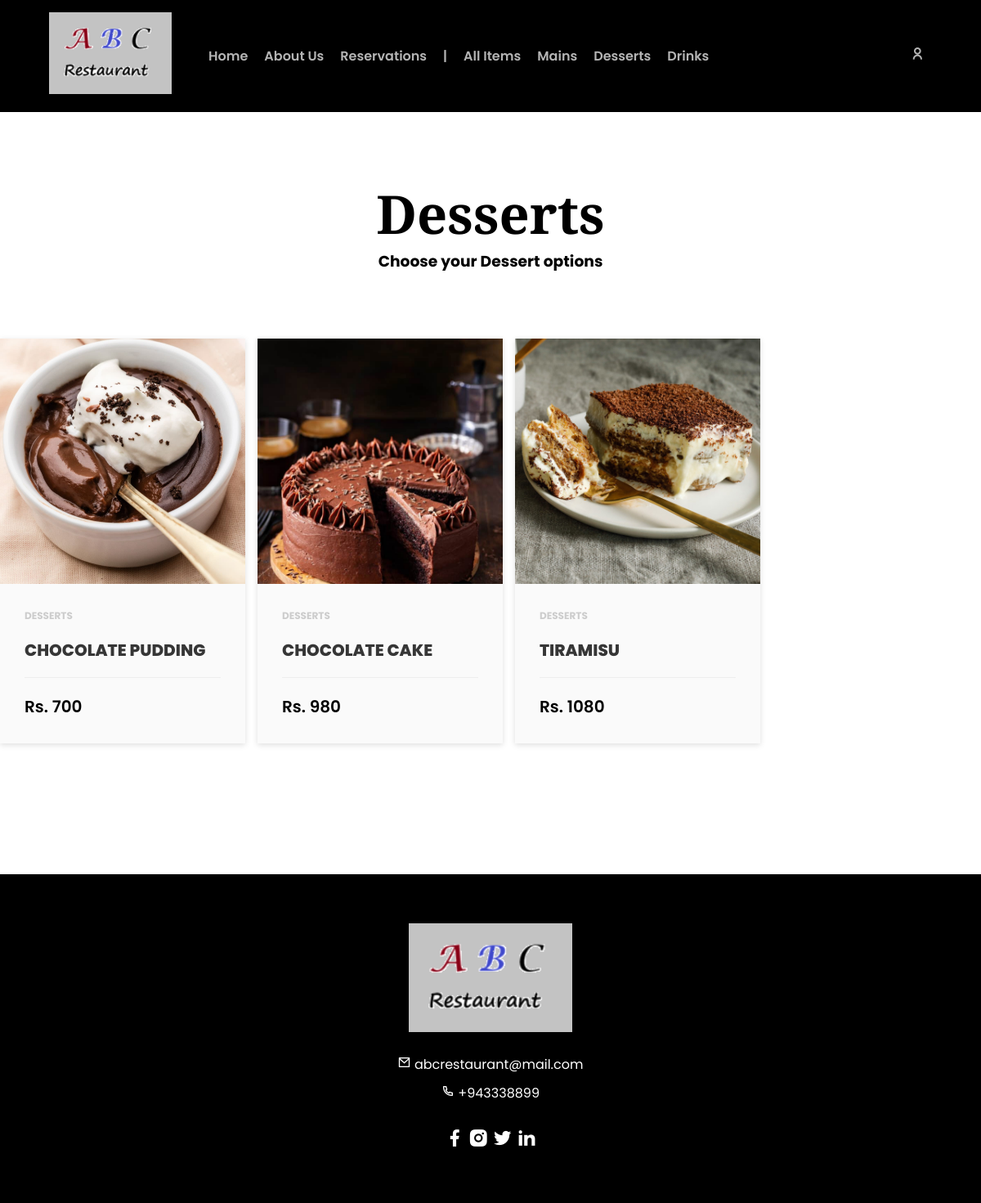
The page /Desserts.php on the database its author committed.
### tables this page shows
CREATE TABLE IF NOT EXISTS `product` (
  `product_id` int NOT NULL AUTO_INCREMENT,
  `product_name` varchar(255) DEFAULT NULL,
  `product_price` varchar(50) DEFAULT NULL,
  `product_image` varchar(255) DEFAULT NULL,
  `product_code` varchar(10) DEFAULT NULL,
  `qty` int DEFAULT NULL,
  `brand` varchar(50) DEFAULT NULL,
  `category` varchar(50) DEFAULT NULL,
  `created_at` datetime DEFAULT NULL,
  `updated_at` datetime DEFAULT NULL,
  PRIMARY KEY (`product_id`)
);

### Desserts.php (the view, shortened to what this page needs)
<!DOCTYPE html>
<html lang="en">
<head>
    <?php
    include 'includes/connection.php';
    include 'includes/header.php';
    ?>
</head>
<body>
    <header>
        <?php
        include 'includes/menu.php';
        ?>
    </header>
    <section class="shop">
            <h1>Desserts</h1>
            <h3>Choose your Dessert options</h3>
            <div class="grid" style="display: inline-grid !important;">
                <?php
                $sql = "SELECT *
                FROM product
                WHERE category = 'Desserts'
                ORDER BY created_at DESC";
                $result = mysqli_query($conn, $sql);
                if ($result->num_rows > 0) {
                    while ($row = $result->fetch_assoc()) { ?>
                        <div class="product-card">
                            <div class="product-tumb">
                                <img src="assets/images/uploads/<?php echo $row['product_image']; ?>" alt="">
                            </div>
                            <div class="product-details">
                                <span class="product-catagory">
                                    <?php echo $row['category']; ?>
                                </span>
                                <h4>
                                    <?php echo $row['product_name']; ?>
                                </h4>
                                <div class="product-bottom-details">
                                    <div class="product-price">
                                       Rs. <?php echo $row['product_price']; ?>
                                    </div>
                                </div>
                            </div>
                        </div>
                    <?php }
                }
                ?>
            </div>
    </section>
    <footer><center>
                <div class="footer-col">
                <center><img src="assets/images/logoo.png" alt="logo" class="footer-logo-img"></center>
                    <div class="contact">
                        <a href="#"><i class="ri-mail-line"></i> abcrestaurant@mail.com</a>
                        <a href="#"><i class="ri-phone-line"></i> +943338899</a>
                    </div>
                    <div class="social-icon">
                        <a href="https://web.facebook.com/" title="facebook">
                            <i class="ri-facebook-fill"></i>
                        </a>
                        <a href="https://www.instagram.com/" title="instagram">
                            <i class="ri-instagram-fill"></i>
                        </a>
                        <a href="https://twitter.com/" title="twitter">
                            <i class="ri-twitter-fill"></i>
                        </a>
                        <a href="https://www.linkedin.com/" title="linkedin">
                            <i class="ri-linkedin-fill"></i>
                        </a>
                    </div>
                </div>
</center>
    </footer>
</body>
</html>

### assets/css/styles.css (style rules this page uses)
* { margin: 0; padding: 0; box-sizing: border-box; }
a { color: var(--text-color); text-decoration: none; }
:root { --primary-color: #000000; --text-color: #5c686c; --primary-font: 'Playfair Display', serif; --secondry-font: 'Poppins', sans-serif; }
body { color: var(--primary-color); font-family: var(--secondry-font); }
section { padding: 80px 0; text-align: center; }
.grid { display: inline-grid; grid-template-columns: repeat(4, 1fr); gap: 15px; margin: 30px auto; }
h1 { font-size: 65px; font-weight: 800; font-family: sans-serif(--primary-font); }
footer { background: var(--primary-color); text-align: left; padding: 60px 0; }
footer .footer-col { display: flex; flex-direction: column; }
footer .footer-logo-img { width: 200px; margin-bottom: 20px; }
footer a, span { color: #FFF; transition: all .3s ease-in-out; }
footer .contact { display: flex; flex-direction: column; }
footer .contact a { margin-bottom: 10px; }
footer .social-icon { margin-top: 20px; }
footer .social-icon i { font-size: 25px; }
.product-card { width: 300px; position: relative; box-shadow: 0 2px 7px #dfdfdf; margin: 50px auto; background: #fafafa; text-align: left; }
.product-tumb { display: flex; align-items: center; justify-content: center; height: 300px; }
.product-tumb img { width: 100%; height: 100%; object-fit: cover; }
.product-details { padding: 30px; }
.product-catagory { display: block; font-size: 12px; font-weight: 700; text-transform: uppercase; color: #ccc; margin-bottom: 18px; }
.product-details h4 { font-weight: 800; font-size: 20px; display: block; margin-bottom: 18px; text-transform: uppercase; color: #363636; text-decoration: none; transition: 0.3s; cursor: pointer; }
.product-bottom-details { overflow: hidden; border-top: 1px solid #eee; padding-top: 20px; display: flex; justify-content: space-between; align-items: center; }
.product-bottom-details div { width: 50%; }
.product-price { text-align: left; font-size: 20px; color: var(--primary-color); font-weight: 600; }
:root { --primary-color: #000000; --text-color: #000000; --primary-font: 'Playfair Display', serif; --secondry-font: 'Poppins', sans-serif; }
.grid { display: grid; grid-template-columns: repeat(4, 1fr); gap: 15px; margin: 30px auto; }
h1 { font-size: 65px; font-weight: 800; font-family: var(--primary-font); }

### rows shown on the page
product: product_image (picture), category "DESSERTS", product_name "CHOCOLATE PUDDING", product_price "700"
product: product_image (picture), category "DESSERTS", product_name "CHOCOLATE CAKE", product_price "980"
product: product_image (picture), category "DESSERTS", product_name "TIRAMISU", product_price "1080"
